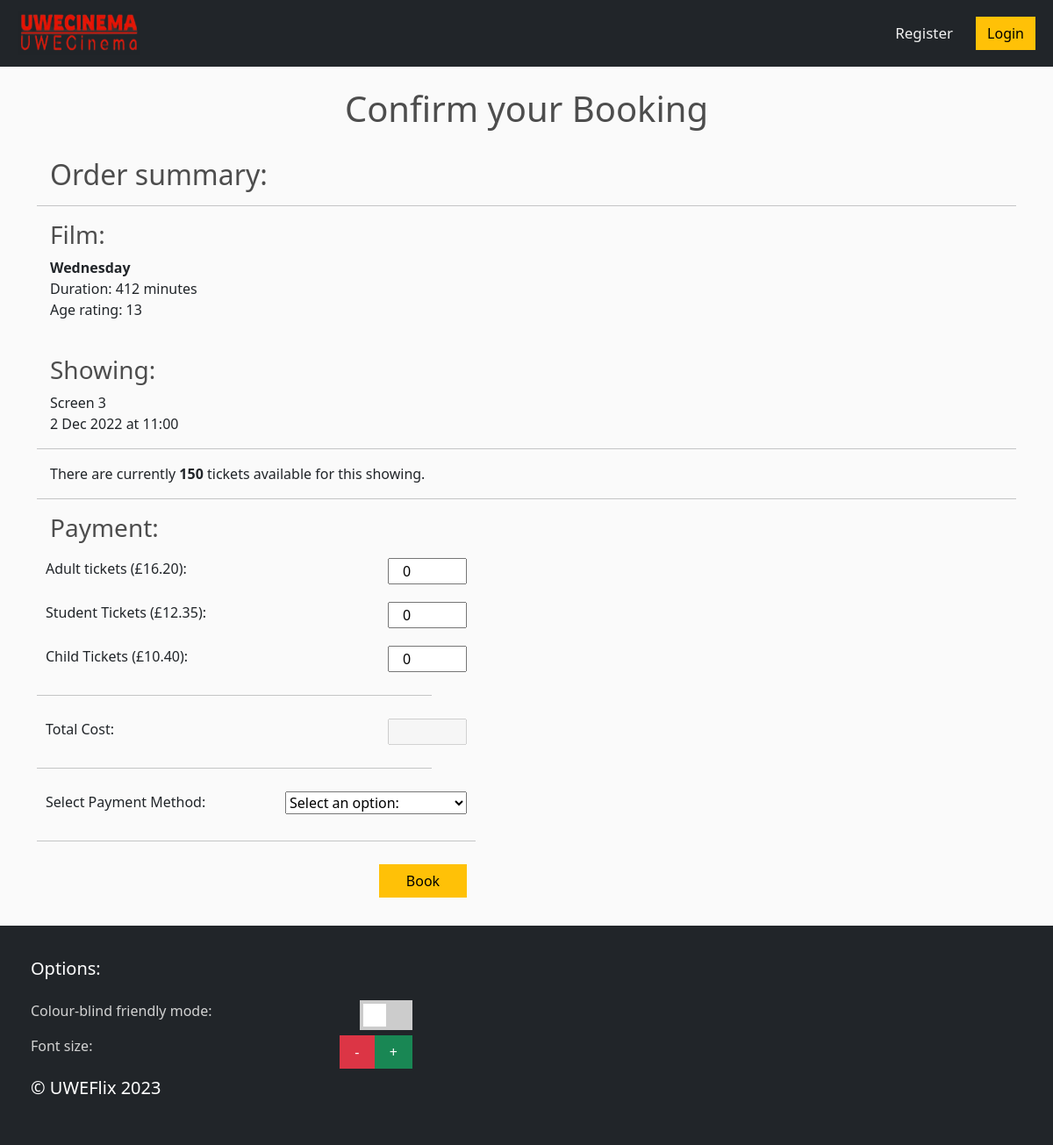
The page /payment/18/ on the database as committed earlier.
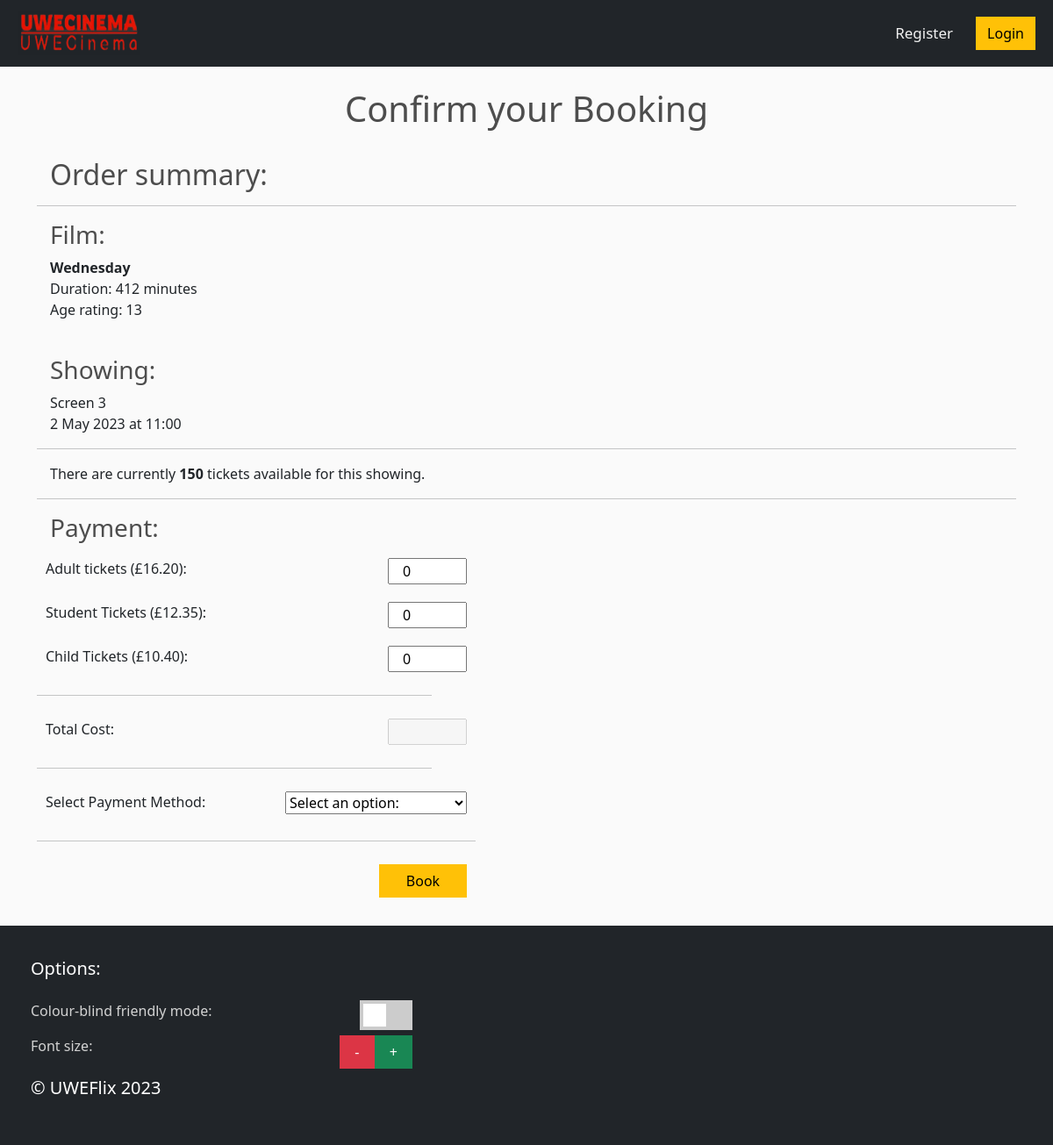
The same page on the database as committed later.
### uweflix/models.py (models this page shows, shortened)
class Showing(models.Model):
    screen = models.ForeignKey(Screen, default=1, on_delete=models.CASCADE)
    film = models.ForeignKey(Film,on_delete=models.CASCADE)
    time = models.DateTimeField()
    remaining_tickets = models.IntegerField(default=150)  # NEEDS TO BE ASSIGNED TO THE SCREEN CAPACITY SOMEHOW!
    def getShowing(id):#READ
        try:
            showing = Showing.objects.get(id=id)
            return showing
        except:
            print("No showinf exists with that showing ID.")

class Film(models.Model):
    title = models.CharField(max_length=100)
    age_rating = models.CharField(max_length=3)
    """Age Ratings:
        - U
        - PG
        - 12
        - 12A
        - 15
        - 18"""
    duration = models.CharField(max_length=3)
    trailer_desc = models.CharField(max_length=500)
    image = models.ImageField(default="placeholder.png")

class Screen(models.Model):
    capacity = models.IntegerField()
    apply_covid_restrictions =  models.BooleanField(null=True)

### uweflix/views.py (the view, shortened to what this page needs)
# urls.py: path("payment/<int:showing>/", views.payment, name="payment"),
def payment(request, showing):
    if 'user_id' in request.session:
        if request.session['user_group'] == "Club Rep":
            return redirect('rep_payment', showing=showing)
    adult,student,child=Prices.getCurrentPrices()
    showing = Showing.getShowing(id=showing)
    form = PaymentForm()
    context = {
        "showing": showing,
        "form": form,
        "adult_price": adult,
        "student_price": student,
        "child_price": child
    }
    return render(request, 'uweflix/payment.html', context)

### uweflix/forms.py (shortened to what this page needs)
class PaymentForm(forms.Form):
    adult_tickets = forms.IntegerField(validators=[
        MaxValueValidator(100),
        MinValueValidator(0)
    ],required=False, initial=0)
    student_tickets = forms.IntegerField(validators=[
        MaxValueValidator(100),
        MinValueValidator(0)
    ],required=False, initial=0)
    child_tickets = forms.IntegerField(validators=[
        MaxValueValidator(100),
        MinValueValidator(0)
    ],required=False, initial=0)
    total_cost=forms.FloatField(label="Total Cost: ", disabled=True, required=False)
    payment_choices = [(None, 'Select an option:'),
                    ('nopay', 'Customer: Pay with Card'),
                    ('credit', 'Student: Pay with Credit'), ]
    payment_options = forms.ChoiceField(choices=payment_choices, widget=forms.Select(attrs={}))

### uweflix/models.py (called while the page is built)
    def getCurrentPrices():
        currentPrices = Prices.objects.last()
        return currentPrices.adult, currentPrices.student, currentPrices.child

### uweflix/templates/uweflix/payment.html (shortened to what this page needs)
{% extends "uweflix/layout.html" %}
{% load static %}
{% block content %}
<br/>
<h1>Confirm your Booking</h1>
<br/>
<body>
    <h2>Order summary:</h2>
    <hr/>
    <h3>Film:</h3>
        <p>
           <b>{{ showing.film.title }}</b><br/>
           Duration: {{ showing.film.duration }} minutes<br/>
           Age rating: {{ showing.film.age_rating }}
        </p>
        <br/>
        <h3>Showing:</h3>
        <p>Screen {{ showing.screen.id }}<br/>{{ showing.time | date:'j M Y' }} at {{ showing.time | time:'G:i'}}</p>
        <hr/>
        <p>There are currently <b>{{ showing.remaining_tickets }}</b> tickets available for this showing.</p>
        <hr/>
    <div class="form">
        <form id="payment-form" action="{% url 'payment' showing.pk %}" method="post" autocomplete="off">
            <h3>Payment:</h3>
            <div class="form-area">
                <div class="form-group">
                    Adult tickets (£<span id="payment_adult_price">{{ adult_price | floatformat:2 }}</span>): {{ form.adult_tickets }}
                </div>
                <br/>
                <div class="form-group">
                    Student Tickets (£<span id="payment_student_price">{{ student_price | floatformat:2 }}</span>): {{ form.student_tickets }}
                </div>
                <br/>
                <div class="form-group">
                    Child Tickets (£<span id="payment_child_price">{{ child_price | floatformat:2 }}</span>): {{ form.child_tickets }}
                </div>
                <hr/>
                <div class="form-group">
                    Total Cost: {{ form.total_cost }}
                </div>
                <hr/>
                <div class="form-group">
                    Select Payment Method: {{ form.payment_options }}
                </div>
            </div>
            <hr/>
            <div class="form-group">
                <input id="confirm-btn" class="btn btn-warning" type="submit" value="Book">
            </div>
        </form>
    </div>
</body>
{% endblock %}

Rows that differ between the two databases and show on the page:
changed Showing "Wednesday": time "2 Dec 2022" → "2 May 2023"
